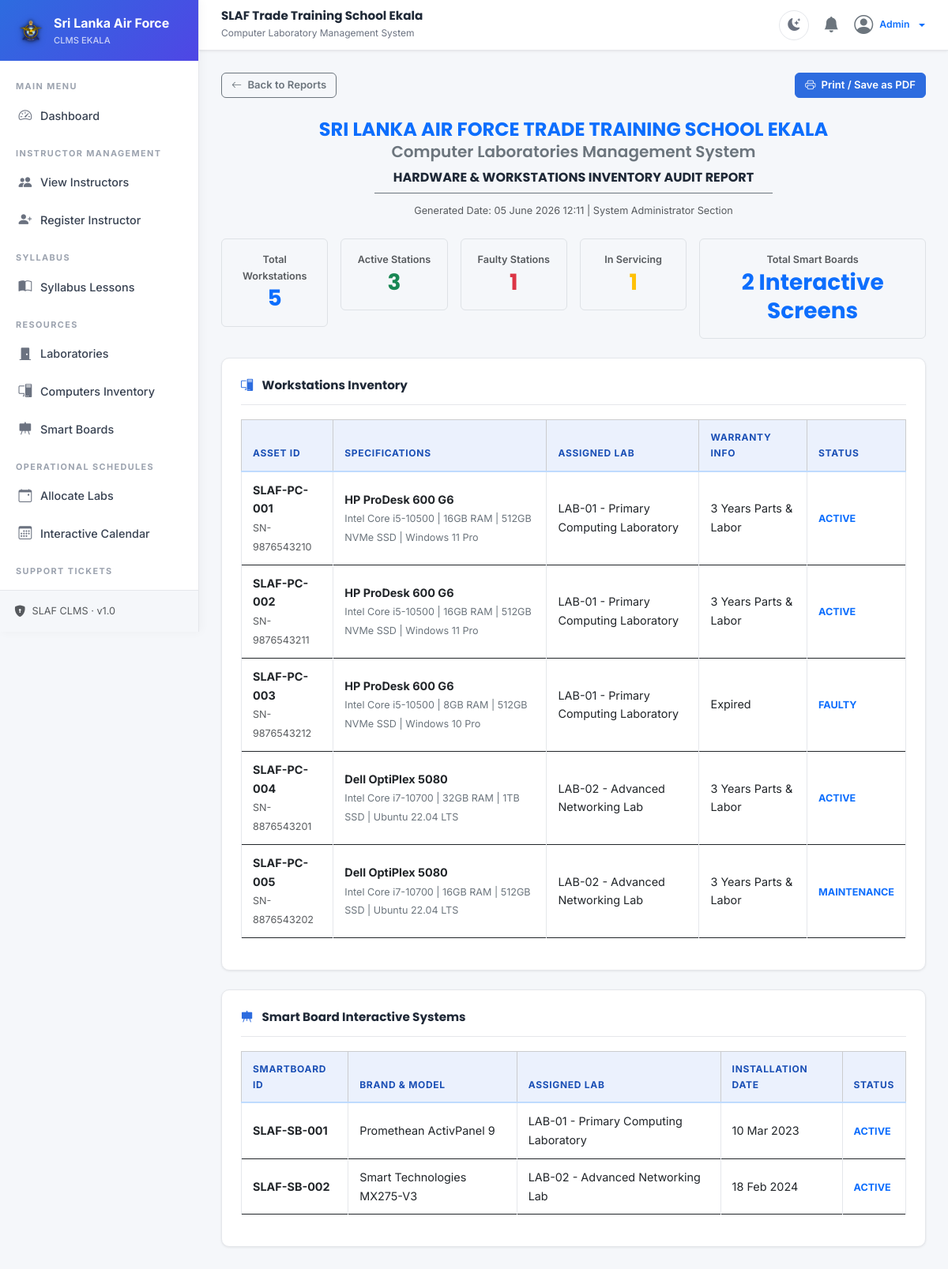
The page /report/inventory (signed in) on the database its author committed.
### tables this page shows
CREATE TABLE IF NOT EXISTS computers (
    id INT AUTO_INCREMENT PRIMARY KEY,
    asset_no VARCHAR(50) NOT NULL UNIQUE,
    serial_no VARCHAR(100) NOT NULL,
    brand VARCHAR(50) NOT NULL,
    model VARCHAR(50) NOT NULL,
    processor VARCHAR(50) NOT NULL,
    ram VARCHAR(20) NOT NULL,
    storage VARCHAR(50) NOT NULL,
    os VARCHAR(50) NOT NULL,
    purchase_date DATE NULL,
    warranty_status VARCHAR(100),
    lab_id INT NULL,
    status ENUM('active', 'faulty', 'maintenance', 'removed') DEFAULT 'active',
    created_at TIMESTAMP DEFAULT CURRENT_TIMESTAMP,
    updated_at TIMESTAMP DEFAULT CURRENT_TIMESTAMP ON UPDATE CURRENT_TIMESTAMP,
    FOREIGN KEY (lab_id) REFERENCES laboratories(id) ON DELETE SET NULL
);

CREATE TABLE IF NOT EXISTS laboratories (
    id INT AUTO_INCREMENT PRIMARY KEY,
    lab_code VARCHAR(20) NOT NULL UNIQUE,
    lab_name VARCHAR(100) NOT NULL,
    location VARCHAR(100) NOT NULL,
    capacity INT NOT NULL,
    description TEXT,
    status ENUM('active', 'inactive') DEFAULT 'active',
    created_at TIMESTAMP DEFAULT CURRENT_TIMESTAMP,
    updated_at TIMESTAMP DEFAULT CURRENT_TIMESTAMP ON UPDATE CURRENT_TIMESTAMP
);

CREATE TABLE IF NOT EXISTS smart_boards (
    id INT AUTO_INCREMENT PRIMARY KEY,
    asset_id VARCHAR(50) NOT NULL UNIQUE,
    brand VARCHAR(50) NOT NULL,
    model VARCHAR(50) NOT NULL,
    installation_date DATE NULL,
    lab_id INT NULL,
    status ENUM('active', 'faulty', 'maintenance', 'removed') DEFAULT 'active',
    created_at TIMESTAMP DEFAULT CURRENT_TIMESTAMP,
    updated_at TIMESTAMP DEFAULT CURRENT_TIMESTAMP ON UPDATE CURRENT_TIMESTAMP,
    FOREIGN KEY (lab_id) REFERENCES laboratories(id) ON DELETE SET NULL
);

### app/controllers/ReportController.php (called while the page is built, shortened)
<?php
class ReportController extends Controller {
    private $computerModel;
    private $smartBoardModel;
    public function __construct() {
        $this->computerModel = $this->model('ComputerModel');
        $this->smartBoardModel = $this->model('SmartBoardModel');
    }
    public function inventory() {
        $computers = $this->computerModel->getAllComputers();
        $smartboards = $this->smartBoardModel->getAllSmartBoards();
        $data = [
            'title' => 'Hardware Inventory Audit Report',
            'active_menu' => 'reports',
            'computers' => $computers,
            'smartboards' => $smartboards
        ];
        $this->view('reports/inventory', $data);
    }
}

### app/core/App.php (called while the page is built, shortened)
<?php
class App {
    protected $currentMethod = 'index';
    public function __construct() {
        $url = $this->getUrl();
        if (isset($url[0])) {
            $controllerName = ucfirst($url[0]) . 'Controller';
            if (file_exists(APPROOT . '/controllers/' . $controllerName . '.php')) {
                unset($url[0]);
            }
        }
        $this->currentController = new $this->currentController;
        if (isset($url[1])) {
            if (method_exists($this->currentController, $url[1])) {
                $this->currentMethod = $url[1];
                unset($url[1]);
            }
        }
        $this->params = $url ? array_values($url) : [];
        call_user_func_array([$this->currentController, $this->currentMethod], $this->params);
    }
    public function getUrl() {
        if (isset($_GET['url'])) {
            $url = rtrim($_GET['url'], '/');
            $url = filter_var($url, FILTER_SANITIZE_URL);
            return explode('/', $url);
        }
        return [];
    }
}

### index.php (called while the page is built, shortened)
<?php
require_once 'app/helpers/sanitization_helper.php';
require_once 'app/core/App.php';
require_once 'app/core/Controller.php';
require_once 'app/core/Database.php';
require_once 'app/core/Model.php';
$app = new App();

### app/core/Database.php (called while the page is built, shortened)
<?php
class Database {
    private $host = DB_HOST;
    private $user = DB_USER;
    private $pass = DB_PASS;
    private $dbname = DB_NAME;
    private $dbh;
    private $stmt;
    public function __construct() {
        $dsn = 'mysql:host=' . $this->host . ';dbname=' . $this->dbname . ';charset=utf8mb4';
        $options = [
            PDO::ATTR_PERSISTENT => false,
            PDO::ATTR_ERRMODE => PDO::ERRMODE_EXCEPTION,
            PDO::ATTR_DEFAULT_FETCH_MODE => PDO::FETCH_OBJ
        ];
        try {
            $this->dbh = new PDO($dsn, $this->user, $this->pass, $options);
        } catch (PDOException $e) {
            $this->error = $e->getMessage();
            die("Database Connection Error: " . $this->error);
        }
    }
    public function query($sql) {
        $this->stmt = $this->dbh->prepare($sql);
    }
    public function bind($param, $value, $type = null) {
        if (is_null($type)) {
            switch (true) {
                case is_int($value):
                    $type = PDO::PARAM_INT;
                    break;
            }
        }
        $this->stmt->bindValue($param, $value, $type);
    }
    public function execute() {
        return $this->stmt->execute();
    }
    public function resultSet() {
        $this->execute();
        return $this->stmt->fetchAll();
    }
}

### app/models/ComputerModel.php (called while the page is built, shortened)
<?php
class ComputerModel extends Model {
    public function getAllComputers() {
        $this->db->query("SELECT c.*, l.lab_name, l.lab_code
                          FROM computers c
                          LEFT JOIN laboratories l ON c.lab_id = l.id
                          ORDER BY c.asset_no ASC");
        return $this->db->resultSet();
    }
}

### app/core/Model.php (called while the page is built, shortened)
<?php
class Model {
    public function __construct() {
        $this->db = new Database();
    }
}

### app/helpers/sanitization_helper.php (called while the page is built, shortened)
<?php
function e($string) {
    return htmlspecialchars($string, ENT_QUOTES, 'UTF-8');
}

### app/models/SmartBoardModel.php (called while the page is built, shortened)
<?php
class SmartBoardModel extends Model {
    public function getAllSmartBoards() {
        $this->db->query("SELECT s.*, l.lab_name, l.lab_code
                          FROM smart_boards s
                          LEFT JOIN laboratories l ON s.lab_id = l.id
                          ORDER BY s.asset_id ASC");
        return $this->db->resultSet();
    }
}

### app/views/reports/inventory.php (the view, shortened to what this page needs)
<div class="d-flex justify-content-between align-items-center mb-4 no-print">
    <a href="<?php echo URLROOT; ?>report" class="btn btn-outline-secondary btn-sm"><i class="bi bi-arrow-left me-1"></i> Back to Reports</a>
    <button onclick="window.print();" class="btn btn-primary btn-sm"><i class="bi bi-printer me-1"></i> Print / Save as PDF</button>
</div>
<div class="text-center mb-4">
    <h4 class="fw-bold m-0 text-primary">SRI LANKA AIR FORCE TRADE TRAINING SCHOOL EKALA</h4>
    <h5 class="fw-semibold text-secondary">Computer Laboratories Management System</h5>
    <h6 class="text-uppercase fw-bold border-bottom border-secondary pb-2 d-inline-block px-4">Hardware & Workstations Inventory Audit Report</h6>
    <div class="small text-muted mt-1">Generated Date: <?php echo date('d F Y H:i'); ?> | System Administrator Section</div>
</div>
<?php
$totalComps = count($data['computers']);
$activeComps = 0; $faultyComps = 0; $maintComps = 0;
foreach($data['computers'] as $c) {
    if($c->status === 'active') $activeComps++;
    elseif($c->status === 'faulty') $faultyComps++;
    elseif($c->status === 'maintenance') $maintComps++;
}
$totalSB = count($data['smartboards']);
?>
<div class="row g-3 mb-4 text-center">
    <div class="col-md-2 col-6">
        <div class="border border-color p-3 rounded" style="background-color: var(--card-bg);">
            <div class="small text-muted fw-semibold">Total Workstations</div>
            <h3 class="fw-bold text-primary m-0"><?php echo $totalComps; ?></h3>
        </div>
    </div>
    <div class="col-md-2 col-6">
        <div class="border border-color p-3 rounded" style="background-color: var(--card-bg);">
            <div class="small text-muted fw-semibold">Active Stations</div>
            <h3 class="fw-bold text-success m-0"><?php echo $activeComps; ?></h3>
        </div>
    </div>
    <div class="col-md-2 col-6">
        <div class="border border-color p-3 rounded" style="background-color: var(--card-bg);">
            <div class="small text-muted fw-semibold">Faulty Stations</div>
            <h3 class="fw-bold text-danger m-0"><?php echo $faultyComps; ?></h3>
        </div>
    </div>
    <div class="col-md-2 col-6">
        <div class="border border-color p-3 rounded" style="background-color: var(--card-bg);">
            <div class="small text-muted fw-semibold">In Servicing</div>
            <h3 class="fw-bold text-warning m-0"><?php echo $maintComps; ?></h3>
        </div>
    </div>
    <div class="col-md-4 col-12">
        <div class="border border-color p-3 rounded" style="background-color: var(--card-bg);">
            <div class="small text-muted fw-semibold">Total Smart Boards</div>
            <h3 class="fw-bold text-primary m-0"><?php echo $totalSB; ?> Interactive Screens</h3>
        </div>
    </div>
</div>
<div class="card-clms mb-4">
    <div class="card-clms-header">
        <h5 class="fw-bold m-0"><i class="bi bi-pc-display me-2 text-primary"></i> Workstations Inventory</h5>
    </div>
    <div class="table-responsive">
        <table class="table table-bordered table-clms text-dark align-middle" style="border-color: var(--card-border) !important;">
            <thead>
                <tr class="table-secondary">
                    <th>Asset ID</th>
                    <th>Specifications</th>
                    <th>Assigned Lab</th>
                    <th>Warranty Info</th>
                    <th>Status</th>
                </tr>
            </thead>
            <tbody>
                <?php foreach($data['computers'] as $c): ?>
                    <tr>
                        <td><strong><?php echo e($c->asset_no); ?></strong><br><small class="text-muted"><?php echo e($c->serial_no); ?></small></td>
                        <td>
                            <strong><?php echo e($c->brand) . ' ' . e($c->model); ?></strong><br>
                            <span class="small text-secondary"><?php echo e($c->processor); ?> | <?php echo e($c->ram); ?> RAM | <?php echo e($c->storage); ?> | <?php echo e($c->os); ?></span>
                        </td>
                        <td><?php echo $c->lab_code ? e($c->lab_code) . ' - ' . e($c->lab_name) : '<span class="text-muted">Unallocated</span>'; ?></td>
                        <td><?php echo e($c->warranty_status); ?></td>
                        <td><span class="text-uppercase small fw-bold text-primary"><?php echo e($c->status); ?></span></td>
                    </tr>
                <?php endforeach; ?>
            </tbody>
        </table>
    </div>
</div>
<div class="card-clms">
    <div class="card-clms-header">
        <h5 class="fw-bold m-0"><i class="bi bi-easel-fill me-2 text-primary"></i> Smart Board Interactive Systems</h5>
    </div>
    <div class="table-responsive">
        <table class="table table-bordered table-clms text-dark align-middle" style="border-color: var(--card-border) !important;">
            <thead>
                <tr class="table-secondary">
                    <th>SmartBoard ID</th>
                    <th>Brand & Model</th>
                    <th>Assigned Lab</th>
                    <th>Installation Date</th>
                    <th>Status</th>
                </tr>
            </thead>
            <tbody>
                <?php foreach($data['smartboards'] as $s): ?>
                    <tr>
                        <td><strong><?php echo e($s->asset_id); ?></strong></td>
                        <td><?php echo e($s->brand) . ' ' . e($s->model); ?></td>
                        <td><?php echo $s->lab_code ? e($s->lab_code) . ' - ' . e($s->lab_name) : '<span class="text-muted">Unallocated</span>'; ?></td>
                        <td><?php echo $s->installation_date ? date('d M Y', strtotime($s->installation_date)) : '-'; ?></td>
                        <td><span class="text-uppercase small fw-bold text-primary"><?php echo e($s->status); ?></span></td>
                    </tr>
                <?php endforeach; ?>
            </tbody>
        </table>
    </div>
</div>

### css/style.css (style rules this page uses)
:root { --font: 'Inter', sans-serif; --font-heading: 'Poppins', sans-serif; --primary: #2D6CDF; --primary-dark: #1A4FB5; --primary-light: #EBF1FD; --primary-grad: linear-gradient(135deg, #2D6CDF 0%, #4F46E5 100%); --bg-page: #F5F7FA; --bg-card: #FFFFFF; --sidebar-bg: #FFFFFF; --sidebar-border: #E5E7EB; --sidebar-hover: #F3F7FF; --sidebar-active-bg: #EBF1FD; --sidebar-active-text: #2D6CDF; --sidebar-text: #374151; --sidebar-muted: #9CA3AF; --navbar-bg: #FFFFFF; --text-h: #1F2937; --text-body: #374151; --text-muted: #6B7280; --border: #E5E7EB; --shadow-sm: 0 1px 3px rgba(0,0,0,0.08); --shadow-md: 0 4px 16px rgba(0,0,0,0.08); --shadow-lg: 0 8px 32px rgba(0,0,0,0.1); --success: #059669; --warning: #D97706; --danger: #DC2626; --info: #2D6CDF; --radius: 10px; --radius-sm: 6px; --radius-lg: 16px; --transition: 0.22s ease; }
*,*::before,*::after { margin:0;padding:0;box-sizing:border-box; }
body { font-family: var(--font); background: var(--bg-page); color: var(--text-body); font-size: 14.5px; line-height: 1.65; overflow-x: hidden; transition: background var(--transition), color var(--transition); }
a { text-decoration:none;color:var(--primary);transition:color var(--transition); }
h1,h2,h3,h4,h5,h6 { font-family:var(--font-heading);font-weight:700;color:var(--text-h);line-height:1.3; }
.card-clms { background:var(--bg-card); border:1px solid var(--border); border-radius:var(--radius); box-shadow:var(--shadow-sm); padding:24px; margin-bottom:22px; transition:box-shadow var(--transition),background var(--transition); }
.card-clms-header { display:flex;align-items:center;justify-content:space-between; margin-bottom:18px;padding-bottom:14px; border-bottom:1px solid var(--border); }
.card-clms-header h5,.card-clms-header h6 { font-size:0.95rem;font-weight:700;color:var(--text-h);margin:0; }
.card-clms-header .bi { color:var(--primary)!important; }
.btn { border-radius:var(--radius-sm)!important;font-weight:600!important;font-size:0.875rem!important;transition:all 0.18s!important; }
.btn-primary { background:var(--primary)!important;border-color:var(--primary)!important;color:#fff!important; }
.btn-sm { padding:5px 12px!important;font-size:0.82rem!important; }
.table-clms { color:var(--text-body);border-color:var(--border);font-size:0.9rem; }
.table-clms thead th { background:var(--primary-light);color:var(--primary-dark); font-weight:700;font-size:0.75rem;text-transform:uppercase;letter-spacing:0.7px; border-bottom:2px solid #BFDBFE;padding:12px 14px; }
.table-clms td { vertical-align:middle;padding:11px 14px;border-color:var(--border); }
.table-clms tbody tr { transition:background 0.15s; }

### rows shown on the page
computers: asset_no "SLAF-PC-001", serial_no "SN-9876543210", brand "HP", model "ProDesk 600 G6", processor "Intel Core i5-10500", ram "16GB", storage "512GB NVMe SSD", os "Windows 11 Pro", lab.lab_code "LAB-01", lab.lab_name "Primary Computing Laboratory", warranty_status "3 Years Parts & Labor", status "ACTIVE"
computers: asset_no "SLAF-PC-002", serial_no "SN-9876543211", brand "HP", model "ProDesk 600 G6", processor "Intel Core i5-10500", ram "16GB", storage "512GB NVMe SSD", os "Windows 11 Pro", lab.lab_code "LAB-01", lab.lab_name "Primary Computing Laboratory", warranty_status "3 Years Parts & Labor", status "ACTIVE"
computers: asset_no "SLAF-PC-003", serial_no "SN-9876543212", brand "HP", model "ProDesk 600 G6", processor "Intel Core i5-10500", ram "8GB", storage "512GB NVMe SSD", os "Windows 10 Pro", lab.lab_code "LAB-01", lab.lab_name "Primary Computing Laboratory", warranty_status "Expired", status "FAULTY"
computers: asset_no "SLAF-PC-004", serial_no "SN-8876543201", brand "Dell", model "OptiPlex 5080", processor "Intel Core i7-10700", ram "32GB", storage "1TB SSD", os "Ubuntu 22.04 LTS", lab.lab_code "LAB-02", lab.lab_name "Advanced Networking Lab", warranty_status "3 Years Parts & Labor", status "ACTIVE"
computers: asset_no "SLAF-PC-005", serial_no "SN-8876543202", brand "Dell", model "OptiPlex 5080", processor "Intel Core i7-10700", ram "16GB", storage "512GB SSD", os "Ubuntu 22.04 LTS", lab.lab_code "LAB-02", lab.lab_name "Advanced Networking Lab", warranty_status "3 Years Parts & Labor", status "MAINTENANCE"
smart_boards: asset "SLAF-SB-001", brand "Promethean", model "ActivPanel 9", lab.lab_code "LAB-01", lab.lab_name "Primary Computing Laboratory", installation_date "10 Mar 2023", status "ACTIVE"
smart_boards: asset "SLAF-SB-002", brand "Smart Technologies", model "MX275-V3", lab.lab_code "LAB-02", lab.lab_name "Advanced Networking Lab", installation_date "18 Feb 2024", status "ACTIVE"

### other values the page prints
MILITARY_BRANCH "Sri Lanka Air Force"
SYSTEM_TITLE "SLAF Trade Training School Ekala"
SYSTEM_SUBTITLE "Computer Laboratory Management System"
$_SESSION['username'] "Admin"
$totalComps "5"
$activeComps "3"
$faultyComps "1"
$maintComps "1"
$totalSB "2"
